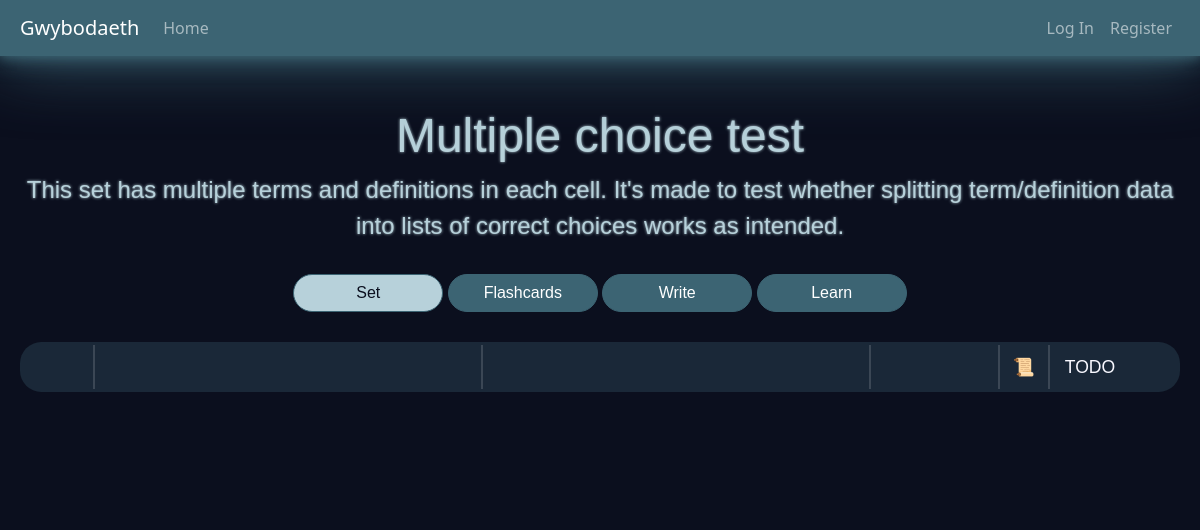
Screenshot of /set/10 with the database file from the repository.
### Gwybodaeth/models.py (models this page shows, shortened)
class Study_set(models.Model):
    author      = models.ForeignKey(User, on_delete=models.CASCADE, related_name="study_sets")
    description = models.CharField (max_length=1023)
    title       = models.CharField (max_length=127)
    defs_lang   = models.CharField (max_length=8)
    terms_lang  = models.CharField (max_length=8)
    terms       = models.JSONField ()
    timestamp   = models.DateTimeField(auto_now_add=True)

### Gwybodaeth/views.py (the view)
def study_set_view(request, study_set_id):
    require_method(request, 'GET')
    study_set = require_study_set(request, study_set_id)
    return render(request, "gwybodaeth/Simple/study_set.html", {
        "study_set": study_set,
    })

### Gwybodaeth/util.py (called while the page is built)
def require_method(request, method, status=400):
    if (type(method) is list) and (not request.method in method):
        return JsonResponse({"error": f"Request method must be one of the following:\
                            {', '.join(method)}."},
                            status=status)
    if not request.method == method:
        return JsonResponse({"error": f"{method} request required"},
                            status=status)

def get_object_if_exists(model, id):
    try:
        object = model.objects.get(pk=id)
    except ObjectDoesNotExist:
        return False
    return object

def require_study_set(request, study_set_id):
    study_set = get_object_if_exists(Study_set, study_set_id)
    if study_set:
        print("\n\n\n\nStudy set found!\n\n\n\n")
    else:
        print("\n\n\n\nStudy set not found!\n\n\n\n")
    if not study_set:
        return page_not_found(request, "Study set", study_set_id)
    return study_set

### Gwybodaeth/templates/gwybodaeth/Simple/study_set.html (shortened to what this page needs)
{% extends "gwybodaeth/Layout/layout.html" %}
{% load static %}
{% block body %}
  {% include "gwybodaeth/includable/study_set_header.html"      %}
  {% include "gwybodaeth/includable/study_set_description.html" %}
  {% include "gwybodaeth/includable/learning_options.html"      %}
  <div  id   ="study-items"
        class="study-items"
        data-ng-app       ="studySet"
        data-ng-controller="studySetController">
    <div  class         ="study-item
                          bg-moon-glass"
          data-ng-repeat="term in terms">
      <div  class       ="study-item-index"
            data-ng-bind="term.id">
      </div>
      <div  class       ="study-item-term"
            data-ng-bind="term.term">
      </div>
      <div  class       ="study-item-def"
            data-ng-bind="term.def">
      </div>
      <div  class       ="study-item-cat"
            data-ng-bind="term.cat">
      </div>
      <div  title="{[{term.note}]}"
            class  ="study-item-note">
        <span>&#128220</span>
      </div>
      <div class="study-item-options">
        TODO
      </div>
    </div>
  </div>
{% endblock %}

### Gwybodaeth/templates/gwybodaeth/includable/study_set_header.html
<div class="study-set-title text-lleuad-lawn">
  {{ study_set.title }}{% if subtitle %} - {{ subtitle }}{% endif %}
</div>

### Gwybodaeth/templates/gwybodaeth/includable/study_set_description.html
<div class="study-set-description text-lleuad-lawn">
  {{ study_set.description }}
</div>

### rows the page displays
Study_set: title "Multiple choice test", description "This set has multiple terms and definitions in each cell. It's made to test whether splitting term/definition data into lists of correct choices works as intended."
